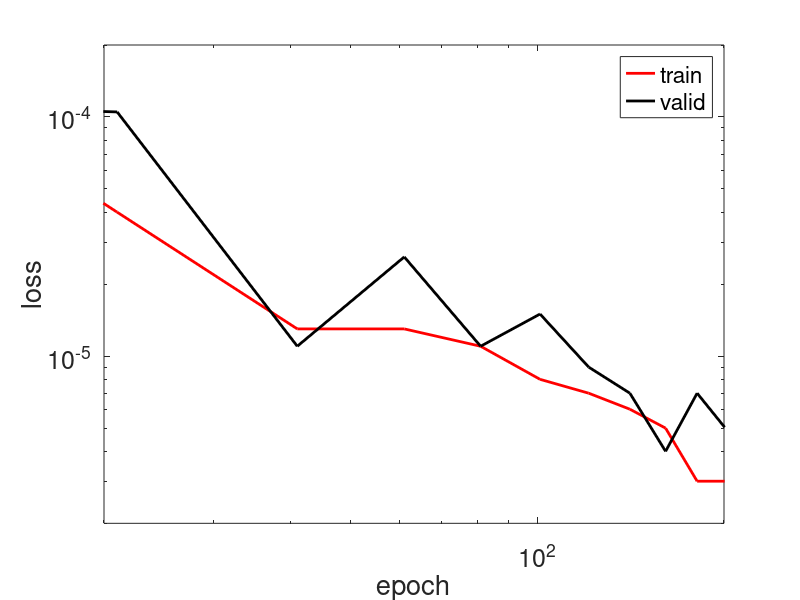

The MATLAB source for this figure:
epochs = 1:20:201;
train_loss = [0.006681, 0.000040, 0.000013, 0.000013, 0.000011, 0.000008, 0.000007, 0.000006, 0.000005, 0.000003, 0.000003];
valid_loss = [0.000133, 0.000105, 0.000011, 0.000026, 0.000011, 0.000015, 0.000009, 0.000007, 0.000004, 0.000007, 0.000005];


figure
loglog(epochs,train_loss,'-r','DisplayName','train','LineWidth',2);
hold on
loglog(epochs,valid_loss,'-k','DisplayName','valid','LineWidth',2);
legend
xlabel('epoch', 'fontsize',18);  ylabel('loss', 'fontsize',18);
set(gca,'FontSize',18);
xlim([20,200])
ylim([2*10^-6,2*10^-4])
hold off
print('e2loss','-depsc')